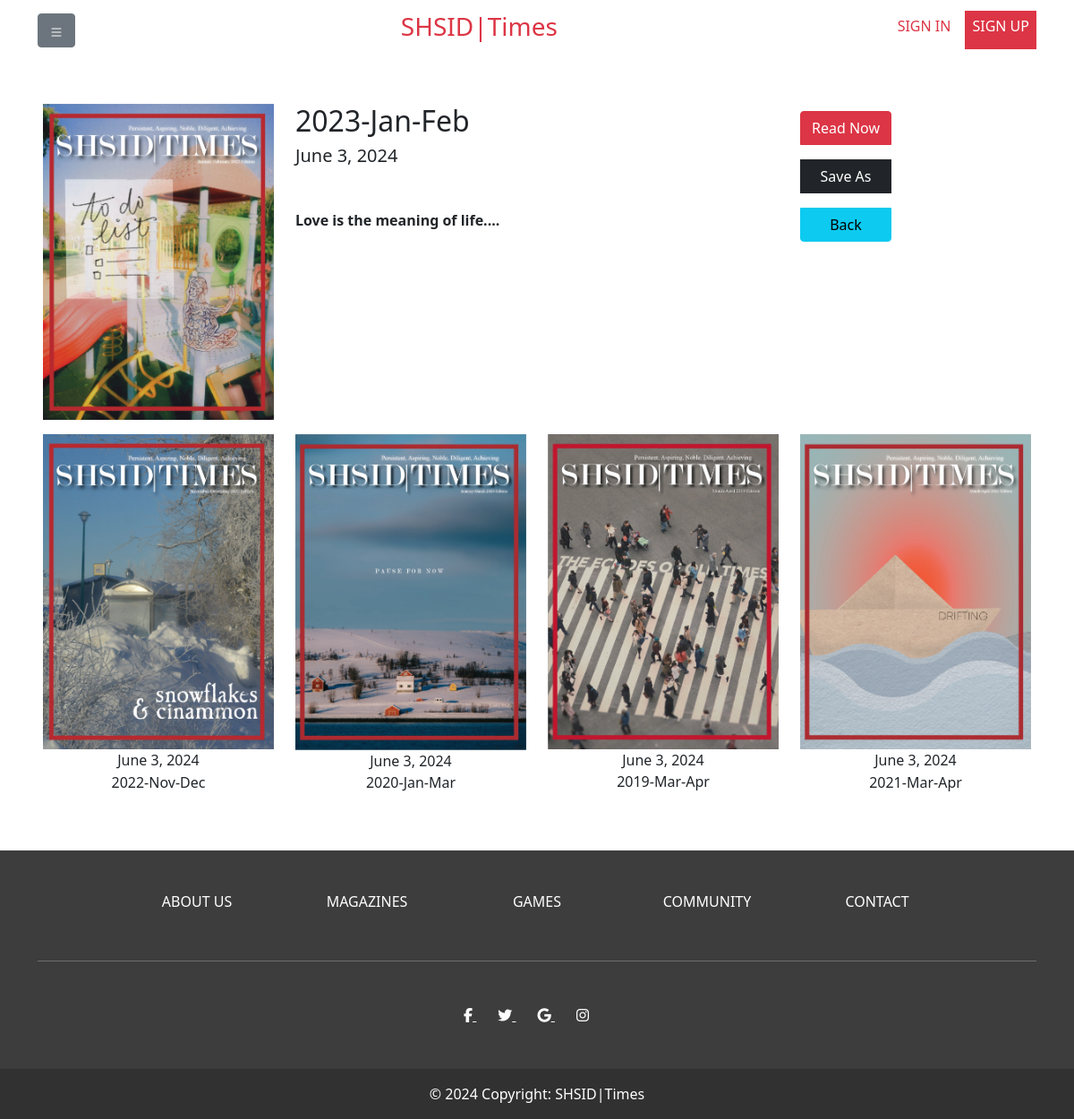
/magazine/5, run on an earlier commit of the app's database.
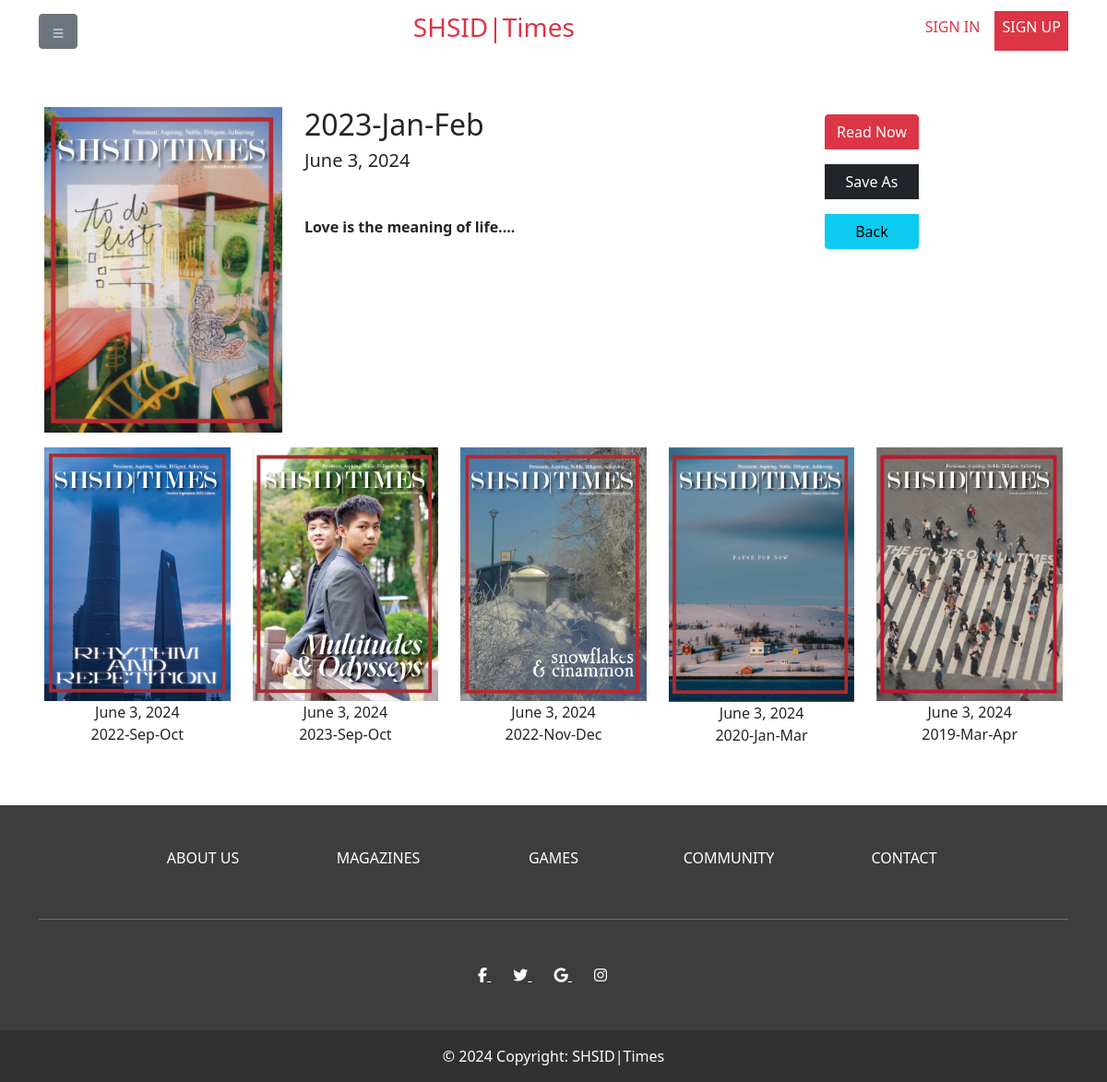
And on a later commit of the database.
### magazines/models.py (models this page shows, shortened)
class Magazine(models.Model):
    title = models.CharField(max_length=100)
    genre = models.CharField(max_length=100)
    cover = models.ImageField(upload_to='cover', blank=True)
    upload_time = models.DateTimeField(auto_now_add=True)
    document = models.FileField(upload_to='library/')

### magazines/views.py (the view)
# urls.py: path('magazine/', include('magazines.urls')),
def magazine(request, magazine_id):
    assert isinstance(request, HttpRequest)
    mag = Magazine.objects.filter(id=magazine_id)[0]
    recents = Magazine.objects.filter(~Q(id=magazine_id)).order_by('-upload_time')[:5]
    return render(
        request,
        'magazine.html',
        {
            "title": "Magazine",
            "magazine": mag,
            "recent_issues": recents
        }
    )

### templates/magazine.html (shortened to what this page needs)
{% extends "layout.html" %}
{% block content %}
    <div class="m-5">
        <div class="row">
            <div class="col-3">
                <img src="/media/{{ magazine.cover }}" alt="Example Image" class="img-fluid">
            </div>
            <div class="col-6">
                <h2>{{ magazine.title }}</h2>
                <h5>{{ magazine.upload_time.date }}</h5>
                <p class="my-5"><strong>Love is the meaning of life....</strong></p>
            </div>
            <div class="col-2">
                <div class="btn-group-vertical">
                    <a class="btn btn-danger my-2" href="/media/{{ magazine.document }}">Read Now</a>
                    <a class="btn btn-dark my-2" download="" href="/media/{{ magazine.document }}">Save As</a>
                    <a type="button" class="btn btn-info my-2" href="{{ request.META.HTTP_REFERER }}">Back</a>
                </div>
            </div>
        </div>
        <div class="row">
            {% for issue in recent_issues %}
                <a class="col text-center text-dark row py-3 text-decoration-none" href="{% url 'magazine' issue.id %}">
                    <img src="/media/{{ issue.cover }}" alt="Image" class="col-12">
                    <span class="col-12">{{ issue.upload_time.date }}</span>
                    <span class="col-12">{{ issue.title }}</span>
                </a>
            {% endfor %}
        </div>
    </div>
{% endblock %}

What changed in the data, as far as the page shows it:
no longer on this page (row unchanged): Magazine: cover (picture), upload_time "June 3, 2024", title "2021-Mar-Apr"
added Magazine: cover (picture), upload_time "June 3, 2024", title "2022-Sep-Oct"
added Magazine: cover (picture), upload_time "June 3, 2024", title "2023-Sep-Oct"
